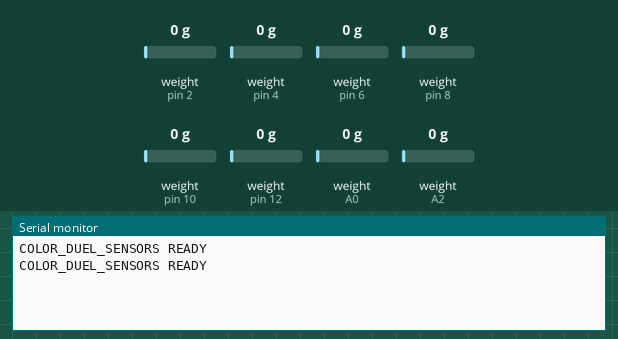
Bench run of a sketch on a simulated Arduino Uno, built with avr-gcc and run on an emulated ATmega328P. Shown: the last lines printed to the serial monitor. The test bench sets the inputs (shaded band); at power-on: weight on the scale (sensors on pin 2, pin 4, pin 6, pin 8, pin 10, pin 12, A0, A2) 0 g.

Above: at 9.4 s.
9.5 s: weight on the scale (sensor on pin 2) set to 100 g
At 10.4 s:
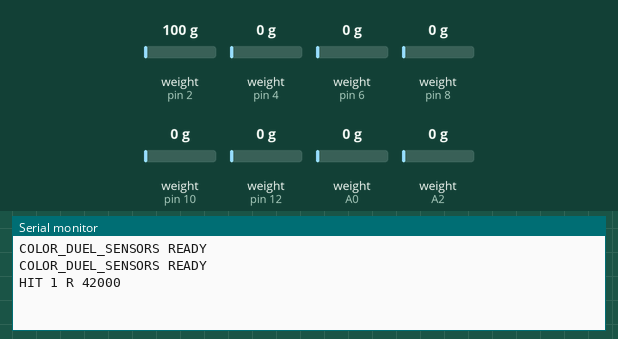
11.4 s: weight on the scale (sensor on pin 4) set to 100 g
At 12.8 s:
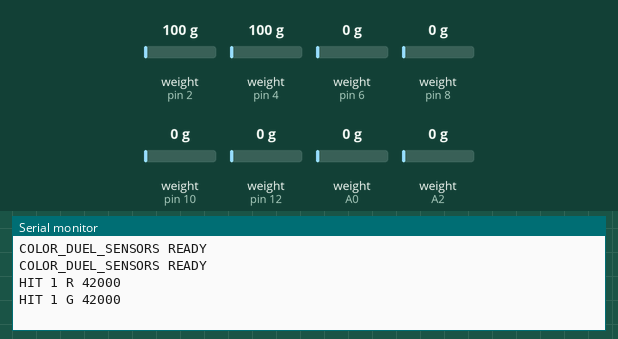
13.1 s: weight on the scale (sensor on pin 6) set to 100 g
At 14.5 s:
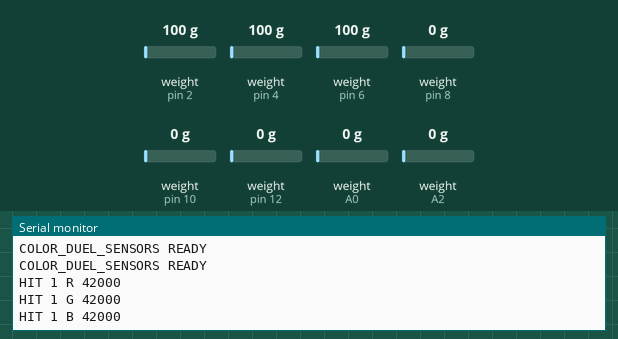
14.8 s: weight on the scale (sensor on pin 8) set to 100 g
At 16.0 s:
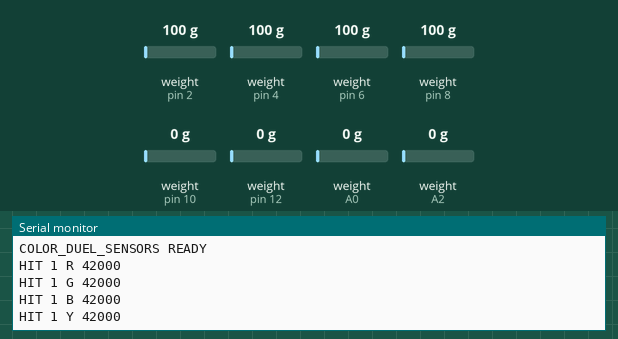
16.5 s: weight on the scale (sensor on pin 10) set to 100 g
At 17.4 s:
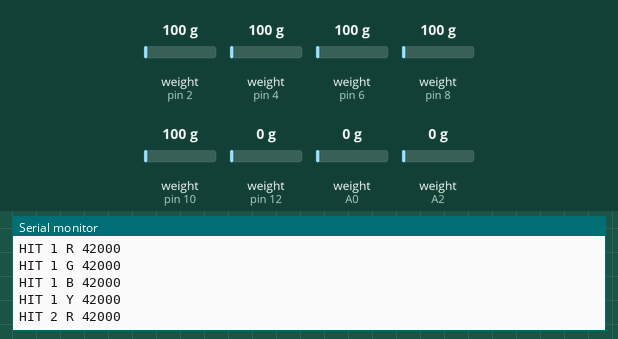
18.0 s: weight on the scale (sensor on pin 12) set to 100 g
At 18.8 s:
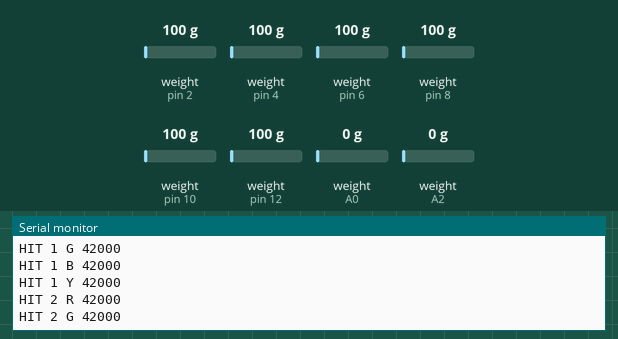

The sketch:

ColorDuel_Sensors_Nano.ino
```cpp
#include <HX711.h>

const uint8_t DOUT[8]={2,4,6,8,10,12,A0,A2};
const uint8_t SCK_PINS[8]={3,5,7,9,11,13,A1,A3};
const char COLORS[4]={'R','G','B','Y'};
HX711 scales[8];long baseline[8];long threshold[8]={12000,12000,12000,12000,12000,12000,12000,12000};bool latched[8];uint32_t lastHit[8];String line;
void calibrate(){
  for(uint8_t i=0;i<8;i++){
    long sum=0;uint8_t samples=0;
    for(uint8_t k=0;k<10;k++){
      if(scales[i].wait_ready_timeout(25)){sum+=scales[i].read();samples++;}
    }
    baseline[i]=samples?sum/samples:0;
  }
}
void command(String s){s.trim();if(s=="IDENTIFY"||s=="HELLO")Serial.println("COLOR_DUEL_SENSORS READY");else if(s=="TARE"){calibrate();Serial.println("TARE OK");}else if(s.startsWith("THRESHOLD ")){int ch,val;if(sscanf(s.c_str(),"THRESHOLD %d %d",&ch,&val)==2&&ch>=1&&ch<=8)threshold[ch-1]=val;}}
void setup(){
  Serial.begin(115200);
  for(uint8_t i=0;i<8;i++){
    scales[i].begin(DOUT[i],SCK_PINS[i]);
    pinMode(DOUT[i],INPUT_PULLUP); // disconnected HX711 stays safely NOT READY
  }
  Serial.println("COLOR_DUEL_SENSORS READY");
  delay(200);
  calibrate();
  Serial.println("COLOR_DUEL_SENSORS READY");
}
void loop(){while(Serial.available()){char c=Serial.read();if(c=='\n'){command(line);line="";}else if(c!='\r'&&line.length()<60)line+=c;}uint32_t now=millis();for(uint8_t i=0;i<8;i++){if(!scales[i].is_ready())continue;long force=labs(scales[i].read()-baseline[i]);if(force>threshold[i]&&!latched[i]&&now-lastHit[i]>90){latched[i]=true;lastHit[i]=now;Serial.print("HIT ");Serial.print(i<4?1:2);Serial.print(' ');Serial.print(COLORS[i%4]);Serial.print(' ');Serial.println(force);}else if(force<threshold[i]/3)latched[i]=false;}}
```

Measured:
- after the input at 9.5 s, the serial monitor: prints a new line after 0.42 s (image 1)
- after the input at 11.4 s, the serial monitor: prints a new line after 0.22 s (image 2)
- after the input at 13.1 s, the serial monitor: prints a new line after 0.23 s (image 3)
- after the input at 14.8 s, the serial monitor: prints a new line after 0.23 s (image 4)
- after the input at 16.5 s, the serial monitor: prints a new line after 0.24 s (image 5)
- after the input at 18.0 s, the serial monitor: prints a new line after 0.44 s (image 6)
